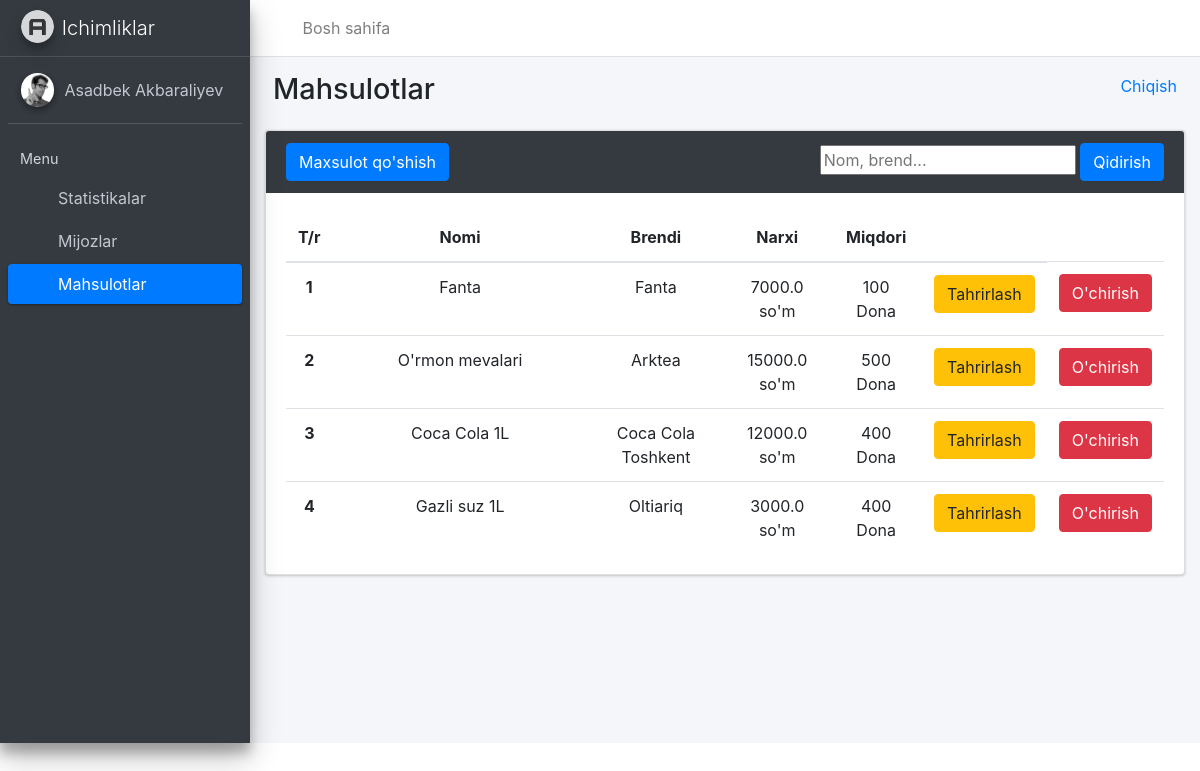
Page /main/mahsulotlar/ (signed in) on the committed database.
### userApp/models.py (models this page shows, shortened)
class Tarqatuvchi(AbstractUser):
    bolim=models.CharField(max_length=200, blank=True, null=True)
    tel=models.CharField(max_length=14, blank=True, null=True)
    manzil=models.TextField(blank=True, null=True)
    class Meta:
        verbose_name='Tarqatuvchi'
        verbose_name_plural='Tarqatuvchilar'

### mainApp/models.py (models this page shows, shortened)
class Mahsulot(models.Model):
    nom = models.CharField(max_length=255)
    brend = models.CharField(max_length=255, blank=True, null=True)
    narx1 = models.FloatField(validators=[MinValueValidator(0)])
    narx2 = models.FloatField(validators=[MinValueValidator(0)], null=True, blank=True)
    miqdor = models.PositiveIntegerField(default=1)
    olchov = models.CharField(max_length=50)
    tarqatuvchi = models.ForeignKey(Tarqatuvchi, on_delete=models.CASCADE)
    sana = models.DateField()

### mainApp/views.py (the view, shortened to what this page needs)
# urls.py: path('mahsulotlar/', MahsulotlarView.as_view(), name='mahsulotlar'),
class MahsulotlarView(View):
    def get(self, request):
        if request.user.is_authenticated:
            mahsulotlar=Mahsulot.objects.filter(tarqatuvchi=request.user)
            if request.GET.get('search'):
                mahsulotlar=Mahsulot.objects.filter(
                    Q(nom__contains=request.GET['search'])|
                    Q(brend__contains=request.GET['search'])
                )
            context={
                'mahsulotlar': mahsulotlar,
                'tarqatuvchi': request.user
            }
            return render(request, 'mahsulotlar.html', context)
        return redirect('login')

### templates/mahsulotlar.html (shortened to what this page needs)
{%extends 'base.html'%}
{%block mahsulot_active %}  active {%endblock%}
{%block bolim%} {{tarqatuvchi.bolim}} {%endblock%}
{%block fullname%} {{tarqatuvchi.first_name}} {{tarqatuvchi.last_name}} {%endblock fullname%}
{%block content%}
  <div class="content-wrapper">
    <div class="content-header">
      <div class="container-fluid">
        <div class="row mb-2">
          <div class="col-sm-6">
            <h1 class="m-0">Mahsulotlar</h1>
          </div>
          <div class="col-sm-6">
            <ol class="breadcrumb float-sm-right">
                <li class="breadcrumb-item"><a href="{%url 'logout'%}">Chiqish</a></li>
            </ol>
          </div>
        </div>
      </div>
    </div>
    <div class="col-md-12">
        <div class="card card-dark">
            <div class="card-header border-0">
                <div class="d-flex justify-content-between">
                  <button type="submit" class="btn btn-primary" data-toggle="modal" data-target="#myModal">Maxsulot qo'shish</button>
                    <form method="get">
                        <input name="search" type="text" placeholder="Nom, brend...">
                    <button class="btn btn-primary">Qidirish</button>
                    </form>
                </div>
            </div>
            <div class="card-body">
                <table class="table" style="text-align: center;">
                    <thead>
                        <tr>
                            <th scope="col" style="width: 15px">T/r</th>
                            <th scope="col" style="width: 255px; text-align: center;">Nomi</th>
                            <th scope="col" style="text-align: center;">Brendi</th>
                            <th scope="col" style="text-align: center;">Narxi</th>
                            <th scope="col" style="text-align: center;">Miqdori</th>
                            <th scope="col" style="text-align: center;"></th>
                        </tr>
                    </thead>
                    <tbody>
                    {%for t in mahsulotlar%}
                        <tr>
                            <th scope="row">{{forloop.counter}}</th>
                            <td>{{t.nom}}</td>
                            <td>{{t.brend}}</td>
                            <td>{{t.narx2}} so'm</td>
                            <td>{{t.miqdor}}  {{t.olchov}}</td>
                            <td><a href="/main/mahsulot_tahrirlash/{{t.id}}/"><button type="submit" class="btn btn-warning" data-toggle="modal">Tahrirlash</button></a></td>
                            <td><a href="/main/mahsulot_ochirish/{{t.id}}/"><button type="submit"  class="btn btn-danger" data-toggle="modal">O'chirish</button></a></td>
                        </tr>
                    {%endfor%}
                    </tbody>
                </table>
            </div>
        </div>
    </div>
  </div>
{%endblock%}

### rows in the picture
Tarqatuvchi: bolim "Ichimliklar", first_name "Asadbek", last_name "Akbaraliyev"
Mahsulot: nom "Fanta", brend "Fanta", narx2 "7000.0", miqdor "100", olchov "Dona"
Mahsulot: nom "O'rmon mevalari", brend "Arktea", narx2 "15000.0", miqdor "500", olchov "Dona"
Mahsulot: nom "Coca Cola 1L", brend "Coca Cola Toshkent", narx2 "12000.0", miqdor "400", olchov "Dona"
Mahsulot: nom "Gazli suz 1L", brend "Oltiariq", narx2 "3000.0", miqdor "400", olchov "Dona"
